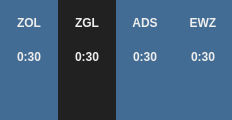
     <widget class="QFrame" name="instantPlayersFrame">
      <property name="sizePolicy">
       <sizepolicy hsizetype="Expanding" vsizetype="Expanding">
        <horstretch>0</horstretch>
        <verstretch>0</verstretch>
       </sizepolicy>
      </property>
      <property name="minimumSize">
       <size>
        <width>179</width>
        <height>120</height>
       </size>
      </property>
      <property name="styleSheet">
       <string notr="true">background-color: rgb(33,33,33);
border-color: rgb(238, 238, 238);</string>
      </property>
      <property name="lineWidth">
       <number>2</number>
      </property>
      <layout class="QGridLayout" name="gridLayout_5">
       <property name="leftMargin">
        <number>0</number>
       </property>
       <property name="topMargin">
        <number>0</number>
       </property>
       <property name="rightMargin">
        <number>0</number>
       </property>
       <property name="bottomMargin">
        <number>0</number>
       </property>
       <property name="spacing">
        <number>0</number>
       </property>
       <item row="0" column="0">
        <widget class="QWidget" name="widget" native="true">
         <property name="styleSheet">
          <string notr="true">background-color: rgb(66, 108, 147);</string>
         </property>
         <layout class="QVBoxLayout" name="verticalLayout_2">
          <item>
           <widget class="QLabel" name="label">
            <property name="font">
             <font>
              <weight>75</weight>
              <bold>true</bold>
             </font>
            </property>
            <property name="styleSheet">
             <string notr="true">color: rgb(238, 238, 238);</string>
            </property>
            <property name="text">
             <string>ZOL</string>
            </property>
            <property name="alignment">
             <set>Qt::AlignCenter</set>
            </property>
           </widget>
          </item>
          <item>
           <widget class="QLabel" name="label_2">
            <property name="font">
             <font>
              <weight>75</weight>
              <bold>true</bold>
             </font>
            </property>
            <property name="styleSheet">
             <string notr="true">color: rgb(238, 238, 238);</string>
            </property>
            <property name="text">
             <string>0:30</string>
            </property>
            <property name="alignment">
             <set>Qt::AlignCenter</set>
            </property>
           </widget>
          </item>
          <item>
           <widget class="QPushButton" name="btnPlayInst1">
            <property name="minimumSize">
             <size>
              <width>35</width>
              <height>35</height>
             </size>
            </property>
            <property name="maximumSize">
             <size>
              <width>50</width>
              <height>50</height>
             </size>
            </property>
            <property name="font">
             <font>
              <stylestrategy>PreferAntialias</stylestrategy>
             </font>
            </property>
            <property name="cursor">
             <cursorShape>PointingHandCursor</cursorShape>
            </property>
            <property name="toolTip">
             <string>Play track on deck.</string>
            </property>
            <property name="text">
             <string/>
            </property>
            <property name="icon">
             <iconset resource="icons/resources.qrc">
              <normaloff>:/ui/icons/play-buttonw.png</normaloff>
              <normalon>:/ui/icons/play-buttonb.png</normalon>
              <activeon>:/ui/icons/play-buttonb.png</activeon>
              <selectedon>:/ui/icons/play-buttonb.png</selectedon>:/ui/icons/play-buttonw.png</iconset>
            </property>
            <property name="iconSize">
             <size>
              <width>35</width>
              <height>35</height>
             </size>
            </property>
            <property name="flat">
             <bool>true</bool>
            </property>
           </widget>
          </item>
         </layout>
        </widget>
       </item>
       <item row="0" column="1">
        <widget class="QWidget" name="widget_2" native="true">
         <layout class="QVBoxLayout" name="verticalLayout_3">
          <item>
           <widget class="QLabel" name="label_3">
            <property name="font">
             <font>
              <weight>75</weight>
              <bold>true</bold>
             </font>
            </property>
            <property name="styleSheet">
             <string notr="true">color: rgb(238, 238, 238);</string>
            </property>
            <property name="text">
             <string>ZGL</string>
            </property>
            <property name="alignment">
             <set>Qt::AlignCenter</set>
            </property>
           </widget>
          </item>
          <item>
           <widget class="QLabel" name="label_4">
            <property name="font">
             <font>
              <weight>75</weight>
              <bold>true</bold>
             </font>
            </property>
            <property name="styleSheet">
             <string notr="true">color: rgb(238, 238, 238);</string>
            </property>
            <property name="text">
             <string>0:30</string>
            </property>
            <property name="alignment">
             <set>Qt::AlignCenter</set>
            </property>
           </widget>
          </item>
          <item>
           <widget class="QPushButton" name="btnPlayInst1_2">
            <property name="minimumSize">
             <size>
              <width>35</width>
              <height>35</height>
             </size>
            </property>
            <property name="maximumSize">
             <size>
              <width>50</width>
              <height>50</height>
             </size>
            </property>
            <property name="font">
             <font>
              <stylestrategy>PreferAntialias</stylestrategy>
             </font>
            </property>
            <property name="cursor">
             <cursorShape>PointingHandCursor</cursorShape>
            </property>
            <property name="toolTip">
             <string>Play track on deck.</string>
            </property>
            <property name="text">
             <string/>
            </property>
            <property name="icon">
             <iconset resource="icons/resources.qrc">
              <normaloff>:/ui/icons/stopb.png</normaloff>
              <normalon>:/ui/icons/play-buttonb.png</normalon>
              <activeon>:/ui/icons/play-buttonb.png</activeon>
              <selectedon>:/ui/icons/play-buttonb.png</selectedon>:/ui/icons/stopb.png</iconset>
            </property>
            <property name="iconSize">
             <size>
              <width>35</width>
              <height>35</height>
             </size>
            </property>
            <property name="flat">
             <bool>true</bool>
            </property>
           </widget>
          </item>
         </layout>
        </widget>
       </item>
       <item row="0" column="2">
        <widget class="QWidget" name="widget_6" native="true">
         <property name="styleSheet">
          <string notr="true">background-color: rgb(66, 108, 147);</string>
         </property>
         <layout class="QVBoxLayout" name="verticalLayout_7">
          <item>
           <widget class="QLabel" name="label_11">
            <property name="font">
             <font>
              <weight>75</weight>
              <bold>true</bold>
             </font>
            </property>
            <property name="styleSheet">
             <string notr="true">color: rgb(238, 238, 238);</string>
            </property>
            <property name="text">
             <string>ADS</string>
            </property>
            <property name="alignment">
             <set>Qt::AlignCenter</set>
            </property>
           </widget>
          </item>
          <item>
           <widget class="QLabel" name="label_12">
            <property name="font">
             <font>
              <weight>75</weight>
              <bold>true</bold>
             </font>
            </property>
            <property name="styleSheet">
             <string notr="true">color: rgb(238, 238, 238);</string>
            </property>
            <property name="text">
             <string>0:30</string>
            </property>
            <property name="alignment">
             <set>Qt::AlignCenter</set>
            </property>
           </widget>
          </item>
          <item>
           <widget class="QPushButton" name="btnPlayInst1_6">
            <property name="minimumSize">
             <size>
              <width>35</width>
              <height>35</height>
             </size>
            </property>
            <property name="maximumSize">
             <size>
              <width>50</width>
              <height>50</height>
             </size>
            </property>
            <property name="font">
             <font>
              <stylestrategy>PreferAntialias</stylestrategy>
             </font>
            </property>
            <property name="cursor">
             <cursorShape>PointingHandCursor</cursorShape>
            </property>
            <property name="toolTip">
             <string>Play track on deck.</string>
            </property>
            <property name="text">
             <string/>
            </property>
            <property name="icon">
             <iconset resource="icons/resources.qrc">
              <normaloff>:/ui/icons/play-buttonw.png</normaloff>
              <normalon>:/ui/icons/play-buttonb.png</normalon>
              <activeon>:/ui/icons/play-buttonb.png</activeon>
              <selectedon>:/ui/icons/play-buttonb.png</selectedon>:/ui/icons/play-buttonw.png</iconset>
            </property>
            <property name="iconSize">
             <size>
              <width>35</width>
              <height>35</height>
             </size>
            </property>
            <property name="flat">
             <bool>true</bool>
            </property>
           </widget>
          </item>
         </layout>
        </widget>
       </item>
       <item row="0" column="3">
        <widget class="QWidget" name="widget_5" native="true">
         <property name="styleSheet">
          <string notr="true">background-color: rgb(66, 108, 147);</string>
         </property>
         <layout class="QVBoxLayout" name="verticalLayout_6">
          <item>
           <widget class="QLabel" name="label_9">
            <property name="font">
             <font>
              <weight>75</weight>
              <bold>true</bold>
             </font>
            </property>
            <property name="styleSheet">
             <string notr="true">color: rgb(238, 238, 238);</string>
            </property>
            <property name="text">
             <string>EWZ</string>
            </property>
            <property name="alignment">
             <set>Qt::AlignCenter</set>
            </property>
           </widget>
          </item>
          <item>
           <widget class="QLabel" name="label_10">
            <property name="font">
             <font>
              <weight>75</weight>
              <bold>true</bold>
             </font>
            </property>
            <property name="styleSheet">
             <string notr="true">color: rgb(238, 238, 238);</string>
            </property>
            <property name="text">
             <string>0:30</string>
            </property>
            <property name="alignment">
             <set>Qt::AlignCenter</set>
            </property>
           </widget>
          </item>
          <item>
           <widget class="QPushButton" name="btnPlayInst1_5">
            <property name="minimumSize">
             <size>
              <width>35</width>
              <height>35</height>
             </size>
            </property>
            <property name="maximumSize">
             <size>
              <width>50</width>
              <height>48</height>
             </size>
            </property>
            <property name="font">
             <font>
              <stylestrategy>PreferAntialias</stylestrategy>
             </font>
            </property>
            <property name="cursor">
             <cursorShape>PointingHandCursor</cursorShape>
            </property>
            <property name="toolTip">
             <string>Play track on deck.</string>
            </property>
            <property name="text">
             <string/>
            </property>
            <property name="icon">
             <iconset resource="icons/resources.qrc">
              <normaloff>:/ui/icons/play-buttonw.png</normaloff>
              <normalon>:/ui/icons/play-buttonb.png</normalon>
              <activeon>:/ui/icons/play-buttonb.png</activeon>
              <selectedon>:/ui/icons/play-buttonb.png</selectedon>:/ui/icons/play-buttonw.png</iconset>
            </property>
            <property name="iconSize">
             <size>
              <width>35</width>
              <height>35</height>
             </size>
            </property>
            <property name="flat">
             <bool>true</bool>
            </property>
           </widget>
          </item>
         </layout>
        </widget>
       </item>
      </layout>
     </widget>
